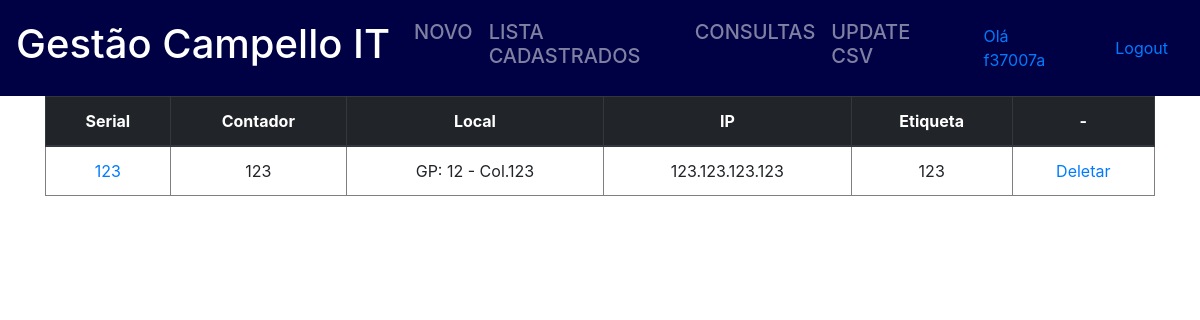
/printers/lista/ (signed in), run on the app's committed database.
### impressora/models.py (models this page shows, shortened)
class Printer(models.Model):
    serial = models.CharField(max_length=20, primary_key=True)
    ip = models.GenericIPAddressField()
    modelo = models.CharField(max_length=8)
    contador = models.IntegerField()
    etiqueta = models.CharField(max_length=15)
    galpao = models.CharField(max_length=2)
    coluna = models.CharField(max_length=20)
    status = models.CharField(max_length=30)

### impressora/views.py (the view)
# urls.py: path('lista/', consultaPrinter, name='consultaPrinter'),
@login_required
def consultaPrinter(request):#pega todos as impressoras listadas no banco de dados.
    printer = Printer.objects.all().order_by('coluna')
    return render(request, 'printer_list.html', {'printer': printer})

### impressora/templates/printer_list.html (shortened to what this page needs)
{% extends 'base.html' %}
{% block content %}
    <table border="1" class="table">
        <thead class="thead-dark">
        <th>Serial</th><th>Contador</th><th>Local</th><th>IP</th><th>Etiqueta</th><th>-</th>
            {% for printer in printer %}
            <tr>
                <td><a href="{% url 'atualizar' printer.serial %}">{{ printer.serial }}</a></td></td>
                <td>{{ printer.contador }}</td>
                <td >GP: {{ printer.galpao }} - Col.{{ printer.coluna }}</td>
                <td>{{ printer.ip }}</td>
                <td>{{ printer.etiqueta }}</td>
                <td><a href="{% url 'deletar' printer.serial %}">Deletar</a></td>
            </tr>
        </thead>
            {% endfor %}
    </table>
{% endblock content %}

### impressora/templates/base.html (shortened to what this page needs)
<!doctype html>
<html lang="pt">
<head>
    <link rel="stylesheet" href="/static/bootstrap.css">
</head>
<body>
    <nav class="navbar navbar-expand-lg navbar-dark " style="background-color : #000045; margin-bottom: 0%">
            <a class="navbar-brand" href="#"><h1>Gestão Campello IT</h1></a>
            <div class="collapse navbar-collapse" id="navbarSupportedContent">
                <ul class="navbar-nav mr-auto">
                <li class="nav-item">
                    <h5><a class="nav-link" href="/printers/novo/">NOVO</a></h5>
                </li>
                <li class="nav-item">
                    <h5><a class="nav-link" href="/printers/lista/">LISTA CADASTRADOS</a></h5>
                </li>
                        <li class="nav-item">
                    <h5><a class="nav-link" href="/printers/consulta/">CONSULTAS</a></h5>
                </li>
                        <li class="nav-item">
                    <h5><a class="nav-link" href="/printers/csv/">UPDATE CSV</a></h5>
                </li>
                </ul>
                {% if user.is_authenticated %}
                    <div class="nav-link">
                        <a class="nav-link" href="#">Olá {{ user.username }}</a>
                    </div>
                     <div class="nav-link">
                    <a href="/logout/">Logout</a>
                    </div>
                {% else %}
                    <div class="nav-link">
                    <a href="/login/">Login</a>
                    </div>
                {% endif %}
            </div>
    </nav>
            <div class="container">
                {% block content %}
                {% endblock %}
            </div>
</body>
</html>

### data on the page
Printer: serial "123", contador "123", galpao "12", coluna "123", ip "123.123.123.123", etiqueta "123"

### other printed values
{{ user.username }} "f37007a"
